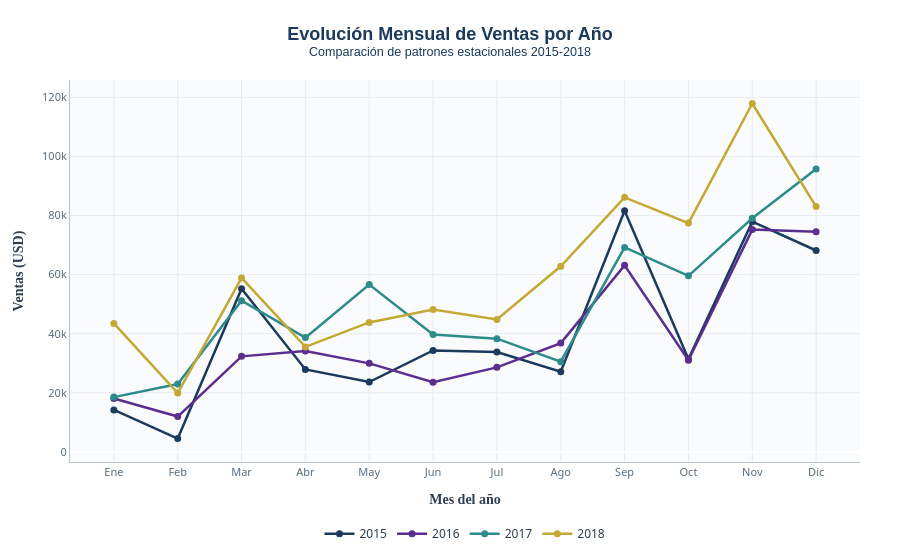

Notebook cell for this chart:
### Markdown cell above
### 3.1 Evolución temporal de ventas

### Code cell
# Ventas mensuales comparadas por año
ventas_mensuales = df.groupby(['Order Year', 'Order Month'])['Sales'].sum().reset_index()
ventas_mensuales.columns = ['Año', 'Mes', 'Ventas']
ventas_mensuales['Año'] = ventas_mensuales['Año'].astype(str)

fig1 = px.line(
    ventas_mensuales,
    x='Mes',
    y='Ventas',
    color='Año',
    title='<b>Evolución Mensual de Ventas por Año</b><br><sup>Comparación de patrones estacionales 2015-2018</sup>',
    labels={'Ventas': '<b>Ventas (USD)</b>', 'Mes': '<b>Mes del año</b>'},
    markers=True,
    color_discrete_sequence=PALETA
)

fig1.update_layout(**LAYOUT_PROFESIONAL)
fig1.update_layout(
    hovermode='x unified',
    xaxis=dict(dtick=1, tickvals=list(range(1,13)),
              ticktext=['Ene','Feb','Mar','Abr','May','Jun','Jul','Ago','Sep','Oct','Nov','Dic']),
    legend=dict(title='', orientation='h', yanchor='top', y=-0.15, xanchor='center', x=0.5)
)
fig1.update_traces(line=dict(width=2.5), marker=dict(size=7))

fig1.show()

### Figure 1 — Plotly figure (JSON) as saved in the notebook; plotly's stock layout.template omitted (floating-point values rounded to 4 significant figures)
{"data": [{"hovertemplate": "Año=2015<br><b>Mes del año</b>=%{x}<br><b>Ventas (USD)</b>=%{y}<extra></extra>", "legendgroup": "2015", "line": {"color": "#1B3A5C", "dash": "solid", "width": 2.5}, "marker": {"size": 7, "symbol": "circle"}, "mode": "lines+markers", "name": "2015", "orientation": "v", "showlegend": true, "type": "scatter", "x": [1, 2, 3, 4, 5, 6, 7, 8, 9, 10, 11, 12], "xaxis": "x", "y": [14210.0, 4520.0, 55210.0, 27910.0, 23640.0, 34320.0, 33780.0, 27120.0, 81620.0, 31450.0, 77910.0, 68170.0], "yaxis": "y"}, {"hovertemplate": "Año=2016<br><b>Mes del año</b>=%{x}<br><b>Ventas (USD)</b>=%{y}<extra></extra>", "legendgroup": "2016", "line": {"color": "#5B2D8E", "dash": "solid", "width": 2.5}, "marker": {"size": 7, "symbol": "circle"}, "mode": "lines+markers", "name": "2016", "orientation": "v", "showlegend": true, "type": "scatter", "x": [1, 2, 3, 4, 5, 6, 7, 8, 9, 10, 11, 12], "xaxis": "x", "y": [18070.0, 11950.0, 32340.0, 34150.0, 29960.0, 23600.0, 28610.0, 36820.0, 63130.0, 31010.0, 75250.0, 74540.0], "yaxis": "y"}, {"hovertemplate": "Año=2017<br><b>Mes del año</b>=%{x}<br><b>Ventas (USD)</b>=%{y}<extra></extra>", "legendgroup": "2017", "line": {"color": "#2E8B8B", "dash": "solid", "width": 2.5}, "marker": {"size": 7, "symbol": "circle"}, "mode": "lines+markers", "name": "2017", "orientation": "v", "showlegend": true, "type": "scatter", "x": [1, 2, 3, 4, 5, 6, 7, 8, 9, 10, 11, 12], "xaxis": "x", "y": [18540.0, 22980.0, 51170.0, 38680.0, 56660.0, 39720.0, 38320.0, 30540.0, 69190.0, 59580.0, 79070.0, 95740.0], "yaxis": "y"}, {"hovertemplate": "Año=2018<br><b>Mes del año</b>=%{x}<br><b>Ventas (USD)</b>=%{y}<extra></extra>", "legendgroup": "2018", "line": {"color": "#C4A835", "dash": "solid", "width": 2.5}, "marker": {"size": 7, "symbol": "circle"}, "mode": "lines+markers", "name": "2018", "orientation": "v", "showlegend": true, "type": "scatter", "x": [1, 2, 3, 4, 5, 6, 7, 8, 9, 10, 11, 12], "xaxis": "x", "y": [43480.0, 19920.0, 58860.0, 35540.0, 43830.0, 48190.0, 44830.0, 62840.0, 86150.0, 77450.0, 117900.0, 83030.0], "yaxis": "y"}], "layout": {"font": {"color": "#2C3E50", "family": "Segoe UI, Arial", "size": 12}, "hoverlabel": {"bgcolor": "white", "font": {"family": "Segoe UI", "size": 12}}, "hovermode": "x unified", "legend": {"orientation": "h", "title": {"text": ""}, "tracegroupgap": 0, "x": 0.5, "xanchor": "center", "y": -0.15, "yanchor": "top"}, "margin": {"b": 60, "l": 70, "r": 40, "t": 80}, "paper_bgcolor": "white", "plot_bgcolor": "#FAFBFD", "title": {"font": {"color": "#1B3A5C", "family": "Segoe UI Semibold, Arial", "size": 18}, "text": "<b>Evolución Mensual de Ventas por Año</b><br><sup>Comparación de patrones estacionales 2015-2018</sup>", "x": 0.5, "xanchor": "center"}, "xaxis": {"anchor": "y", "domain": [0, 1], "dtick": 1, "gridcolor": "#E8ECF0", "linecolor": "#BDC3C7", "linewidth": 1, "showline": true, "tickfont": {"color": "#5A6C7D", "size": 11}, "ticktext": ["Ene", "Feb", "Mar", "Abr", "May", "Jun", "Jul", "Ago", "Sep", "Oct", "Nov", "Dic"], "tickvals": [1, 2, 3, 4, 5, 6, 7, 8, 9, 10, 11, 12], "title": {"font": {"color": "#2C3E50", "family": "Segoe UI Semibold", "size": 14}, "text": "<b>Mes del año</b>"}}, "yaxis": {"anchor": "x", "domain": [0, 1], "gridcolor": "#E8ECF0", "linecolor": "#BDC3C7", "linewidth": 1, "showline": true, "tickfont": {"color": "#5A6C7D", "size": 11}, "title": {"font": {"color": "#2C3E50", "family": "Segoe UI Semibold", "size": 14}, "text": "<b>Ventas (USD)</b>"}}}}
